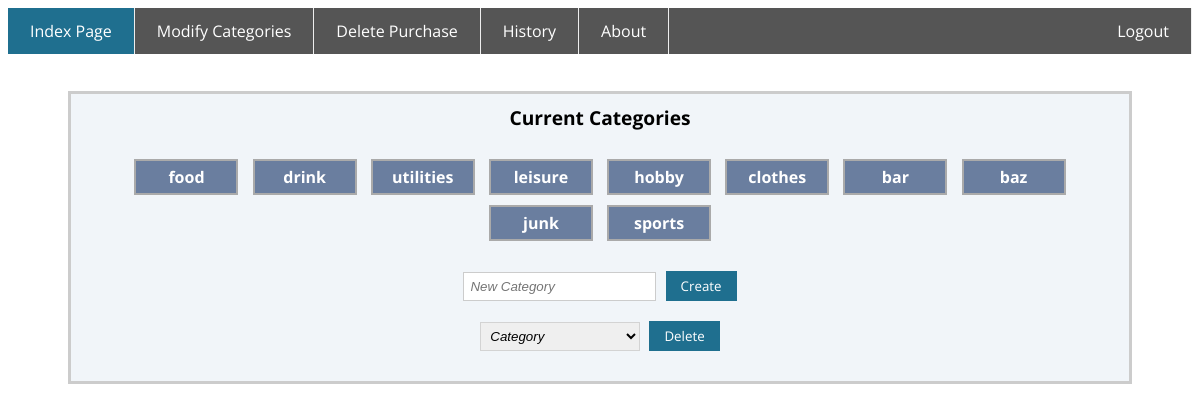
Screenshot of /modify (signed in) with the database file from the repository.
### tables this page shows
CREATE TABLE categories (
id INTEGER PRIMARY KEY AUTOINCREMENT NOT NULL,
category TEXT NOT NULL,
user_id INT,
FOREIGN KEY (user_id) REFERENCES users(id)
);

### app.py (the view, shortened to what this page needs)
@app.route("/modify", methods=["GET", "POST"])
@login_required
def modify():
    if request.method == "GET":
        categories = db.execute("SELECT category FROM categories WHERE user_id IS NULL OR user_id = :user_id", user_id=session["user_id"])
        return render_template("modify.html", categories=categories)

### app.py (called while the page is built)
@app.after_request
def after_request(response):
    response.headers["Cache-Control"] = "no-cache, no-store, must-revalidate"
    response.headers["Expires"] = 0
    response.headers["Pragma"] = "no-cache"
    return response

### functions.py (called while the page is built)
def login_required(f):
    @wraps(f)
    def decorated_function(*args, **kwargs):
        if session.get("user_id") is None:
            return redirect("/login")
        return f(*args, **kwargs)
    return decorated_function

### templates/modify.html (shortened to what this page needs)
{% extends "layout.html" %}
{% block main %}
    <div class="categories-page">
        <header>Current Categories</header>
        <ul>
            {% for item in categories %}
                <li>{{ item["category"] }}</li>
            {% endfor %}
        </ul>
        <form action="/modify" method="post">
            <input type="text" name="category" placeholder="New Category">
            <button name="add" type="submit">Create</button>
        </form>
        <form action="/modify" method="post">
            <select id="delcat" name="delcat">
                <option value="" selected hidden>Category</option>
            </select>
            <button name="delete" type="submit">Delete</button>
        </form>
    </div>
{% endblock %}

### static/styles.css (style rules this page uses)
body { font-family: "Open Sans"; }
header { text-align: center; font-size: larger; font-weight: bold; height: 30px; }
input[type=text] { padding: 6px 6px; margin: 6px 0; display: inline-block; border: 1px solid #ccc; }
button { background-color: #1f6f8f; color: white; padding: 6px 15px; margin: 4px 0px 0px 5px; border: none; cursor: pointer; font-family: "Open Sans"; }
select { width: 160px; padding: 5px; border: 1px solid lightgrey; cursor: pointer; font-style: italic; }
.categories-page { text-align: center; border: 3px solid #ccc; background-color: #f1f5f9; margin: 5px 60px 0px 60px; padding: 10px 20px 20px 20px; }
.categories-page ul { margin: 20px auto; padding: 0; }
.categories-page li { width: 80px; font-weight: bold; color: white; border: 2px solid #aaa; margin: 5px; padding: 5px 10px 5px 10px; display: inline-block; background-color: #6a7e9f; cursor: default; }
.categories-page form { margin: 10px 0; }
#custom-div form, div { padding: 5px; }

### rows the page displays
categories: category "food"
categories: category "drink"
categories: category "utilities"
categories: category "leisure"
categories: category "hobby"
categories: category "clothes"
categories: category "bar"
categories: category "baz"
categories: category "junk"
categories: category "sports"
